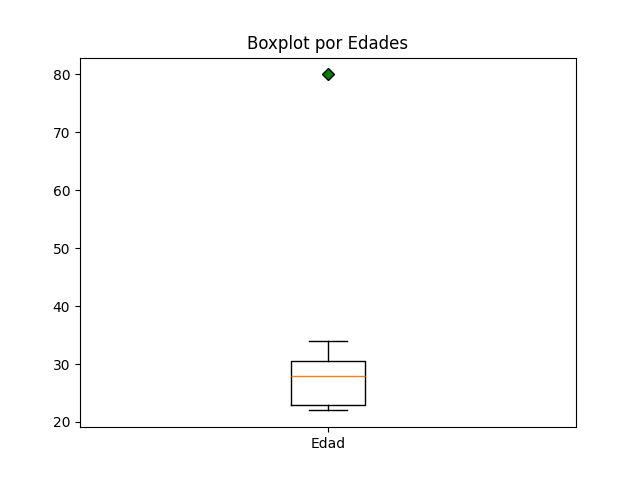

This chart was generated by the following Python code:
# Outliers usando Boxplots
import matplotlib.pyplot as plt
import numpy as np
from mpl_toolkits.mplot3d import Axes3D

# Dimensión 1: Edades
edades = np.array([22, 22, 23, 23, 23, 23, 26, 27, 27, 28, 30, 30, 30, 30, 31, 32, 33, 34, 80])

green_diamond = dict(markerfacecolor='g', marker='D')
fig, ax = plt.subplots()
ax.set_title('Boxplot por Edades')
ax.boxplot(edades, flierprops=green_diamond, labels=["Edad"])

print("= = = Datos de Edades = = =")
print(f"{type(edades)}, {edades=}")
print(f"{type(green_diamond)}, {green_diamond=}")
print(f"{type(fig)}, {fig=}")
print(f"{type(ax)}, {ax=}")

plt.show()
